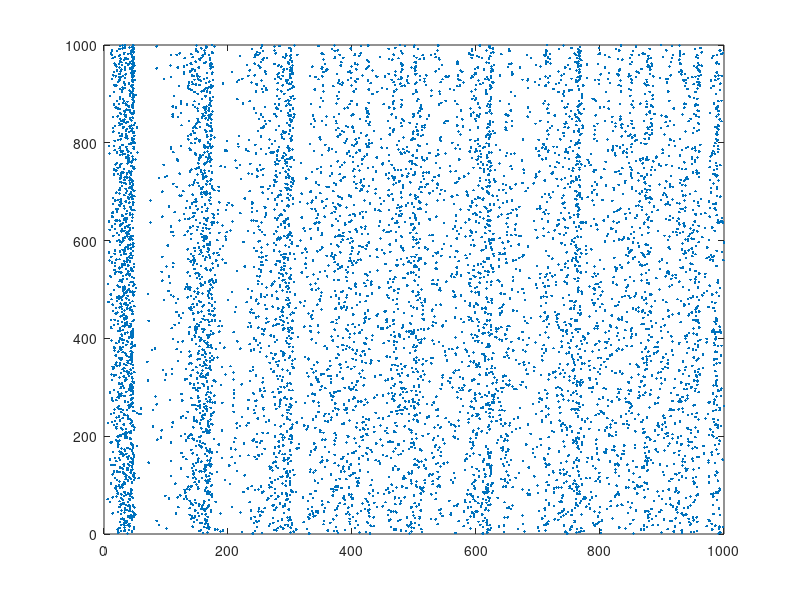

This figure's MATLAB source:

% Created by Eugene M. Izhikevich, February 25, 2003
% Excitatory neurons    Inhibitory neurons
Ne=800;                 Ni=200;
re=rand(Ne,1);          ri=rand(Ni,1);
a=[0.02*ones(Ne,1);     0.02+0.08*ri];
b=[0.2*ones(Ne,1);      0.25-0.05*ri];
c=[-65+15*re.^2;        -65*ones(Ni,1)];
d=[8-6*re.^2;           2*ones(Ni,1)];
S=[0.5*rand(Ne+Ni,Ne),  -rand(Ne+Ni,Ni)];

v=-65*ones(Ne+Ni,1);    % Initial values of v
u=b.*v;                 % Initial values of u
firings=[];             % spike timings

for t=1:1000            % simulation of 1000 ms
  I=[5*randn(Ne,1);2*randn(Ni,1)]; % thalamic input
  fired=find(v>=30);    % indices of spikes
  firings=[firings; t+0*fired,fired];
  v(fired)=c(fired);
  u(fired)=u(fired)+d(fired);
  I=I+sum(S(:,fired),2);
  v=v+0.5*(0.04*v.^2+5*v+140-u+I); % step 0.5 ms
  v=v+0.5*(0.04*v.^2+5*v+140-u+I); % for numerical
  u=u+a.*(b.*v-u);                 % stability
end;
plot(firings(:,1),firings(:,2),'.');